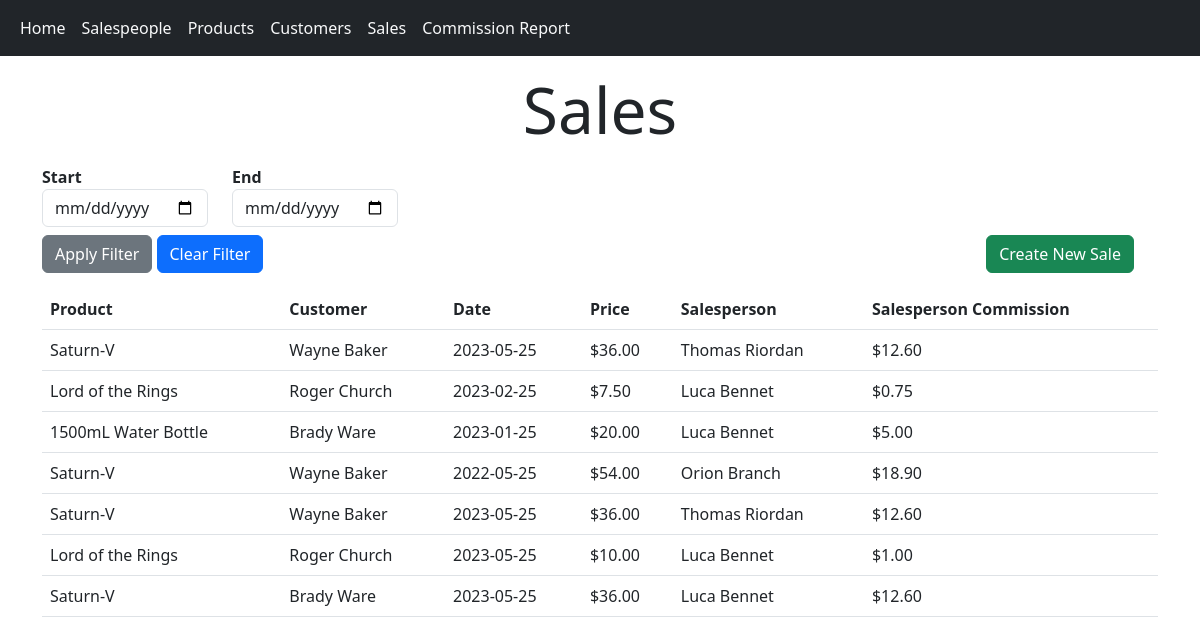
The app's page /sales with its own data.
### bespoked_bikes_sales/models.py (models this page shows)
class Product(db.Model):
    id: Mapped[int] = mapped_column(primary_key=True)
    name: Mapped[str] = mapped_column(String(50))
    manufacturer: Mapped[str] = mapped_column(String(50))
    style: Mapped[str] = mapped_column(String(50))
    purchase_price: Mapped[float] = mapped_column(default=0.0)
    sale_price: Mapped[float] = mapped_column(default=0.0)
    quantity: Mapped[int] = mapped_column(default=0)
    commission_percentage: Mapped[float] = mapped_column(default=0.0)
    discounts: Mapped[List["Discount"]] = relationship()

class Sale(db.Model):
    id: Mapped[int] = mapped_column(primary_key=True)
    sales_date: Mapped[date] = mapped_column()
    product_id: Mapped[int] = mapped_column(ForeignKey("product.id"))
    product: Mapped[Product] = relationship()
    customer_id: Mapped[int] = mapped_column(ForeignKey("customer.id"))
    customer: Mapped[Customer] = relationship()
    salesperson_id: Mapped[int] = mapped_column(ForeignKey("salesperson.id"))
    salesperson: Mapped[Salesperson] = relationship(back_populates="sales")

### bespoked_bikes_sales/routes.py (the view)
@app.route("/sales", methods=["GET", "POST"])
def sales():
    def make_sale_readable(sale):
        return {
            "product": sale.product.name,
            "customer": f"{sale.customer.first_name} {sale.customer.last_name}",
            "date": sale.sales_date,
            "price": price_of_sale(sale),
            "salesperson": f"{sale.salesperson.first_name} {sale.salesperson.last_name}",
            "commission": price_of_sale(sale) * sale.product.commission_percentage,
        }
    sales_list = db.session.execute(db.select(Sale)).scalars()
    filter_form: FlaskForm = FilterSalesForm()
    if filter_form.validate_on_submit():
        sales_list = filter(
            lambda s: filter_form.start_date.data < s.sales_date < filter_form.end_date.data, sales_list)
    readable_sales = map(make_sale_readable, sales_list)
    return render_template("sales.jinja", sales=readable_sales, form=filter_form)

### bespoked_bikes_sales/forms.py (shortened to what this page needs)
class FilterSalesForm(FlaskForm):
    start_date = DateField("Start")
    end_date = DateField("End")

### bespoked_bikes_sales/routes.py (called while the page is built)
def price_of_sale(sale):
    total_discount = 0
    for discount in sale.product.discounts:
        if discount.begin_date < sale.sales_date and discount.end_date > sale.sales_date:
            total_discount += discount.discount_percentage
    return sale.product.sale_price * (1 - total_discount)

### bespoked_bikes_sales/templates/sales.jinja (shortened to what this page needs)
{% extends "base.jinja" %}
{% block body %}
<div class="container">
	<h1 class="display-3 mt-3 mb-3 text-center">Sales</h1>
	{% include "filter_sales.jinja" %}
	<table class="table">
		<thead>
			<tr>
				<th scope="col">Product</th>
				<th scope="col">Customer</th>
				<th scope="col">Date</th>
				<th scope="col">Price</th>
				<th scope="col">Salesperson</th>
				<th scope="col">Salesperson Commission</th>
			</tr>
		</thead>
		<tbody>
			{% for sale in sales %}
			<tr>
				<td>{{ sale.product }}</td>
				<td>{{ sale.customer }}</td>
				<td>{{ sale.date }}</td>
				<td>{{ "${:,.2f}".format(sale.price) }}</td>
				<td>{{ sale.salesperson }}</td>
				<td>{{ "${:,.2f}".format(sale.commission) }}</td>
			</tr>
			{% endfor %}
		</tbody>
	</table>
</div>
{% endblock body %}

### records on screen
Product: product "Saturn-V", customer "Wayne Baker", date "2023-05-25", price "$36.00", salesperson "Thomas Riordan", commission "$12.60", date "2022-05-25", price "$54.00", salesperson "Orion Branch", commission "$18.90", customer "Brady Ware", salesperson "Luca Bennet"
Product: product "Lord of the Rings", customer "Roger Church", date "2023-02-25", price "$7.50", salesperson "Luca Bennet", commission "$0.75", date "2023-05-25", price "$10.00", commission "$1.00"
Product: product "1500mL Water Bottle", customer "Brady Ware", date "2023-01-25", price "$20.00", salesperson "Luca Bennet", commission "$5.00"

### other values on screen
{{ field.label }} "Start End"
